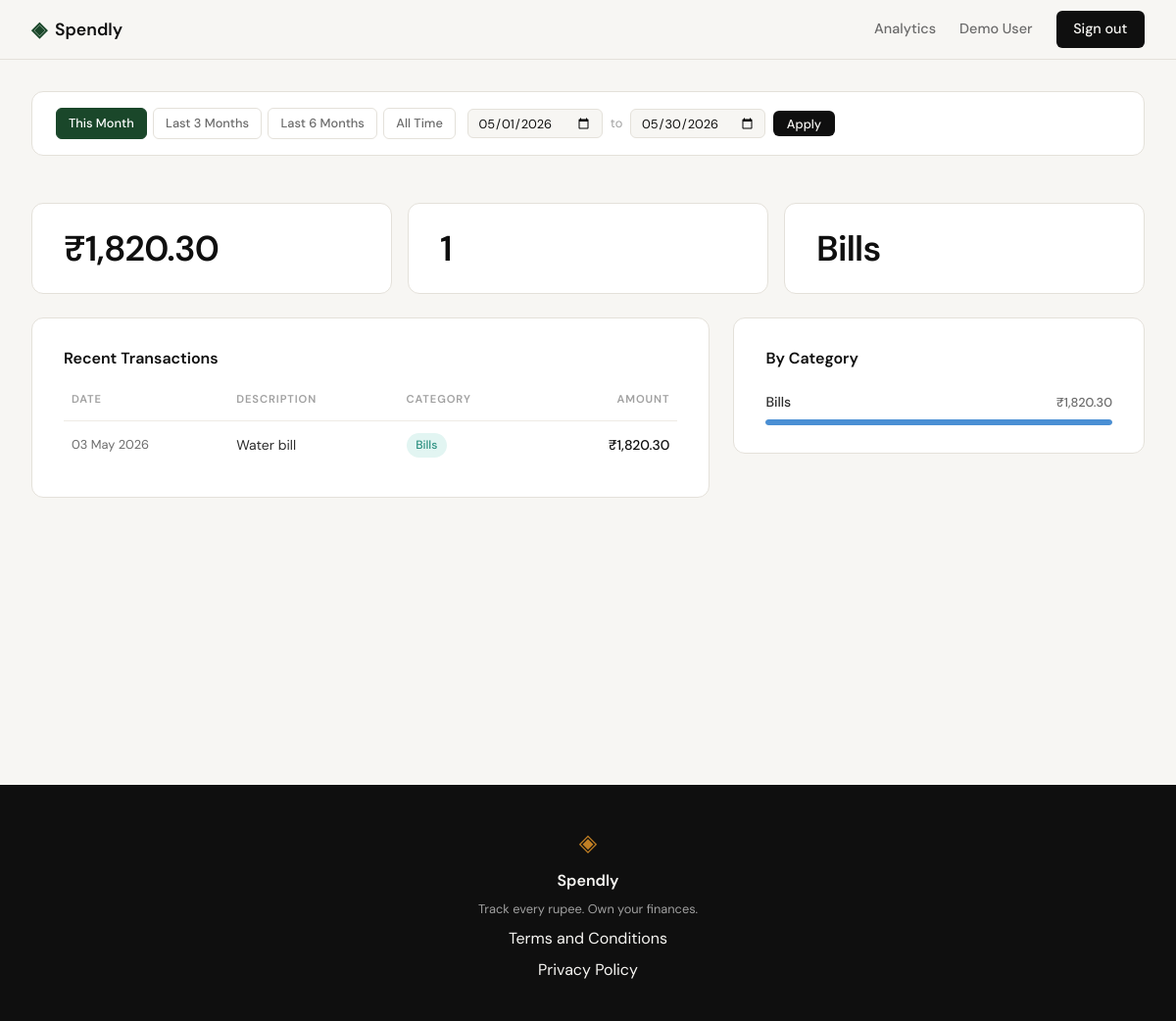
The page /profile?date_from=2026-05-01&date_to=2026-05-30 (signed in) on the database as committed earlier.
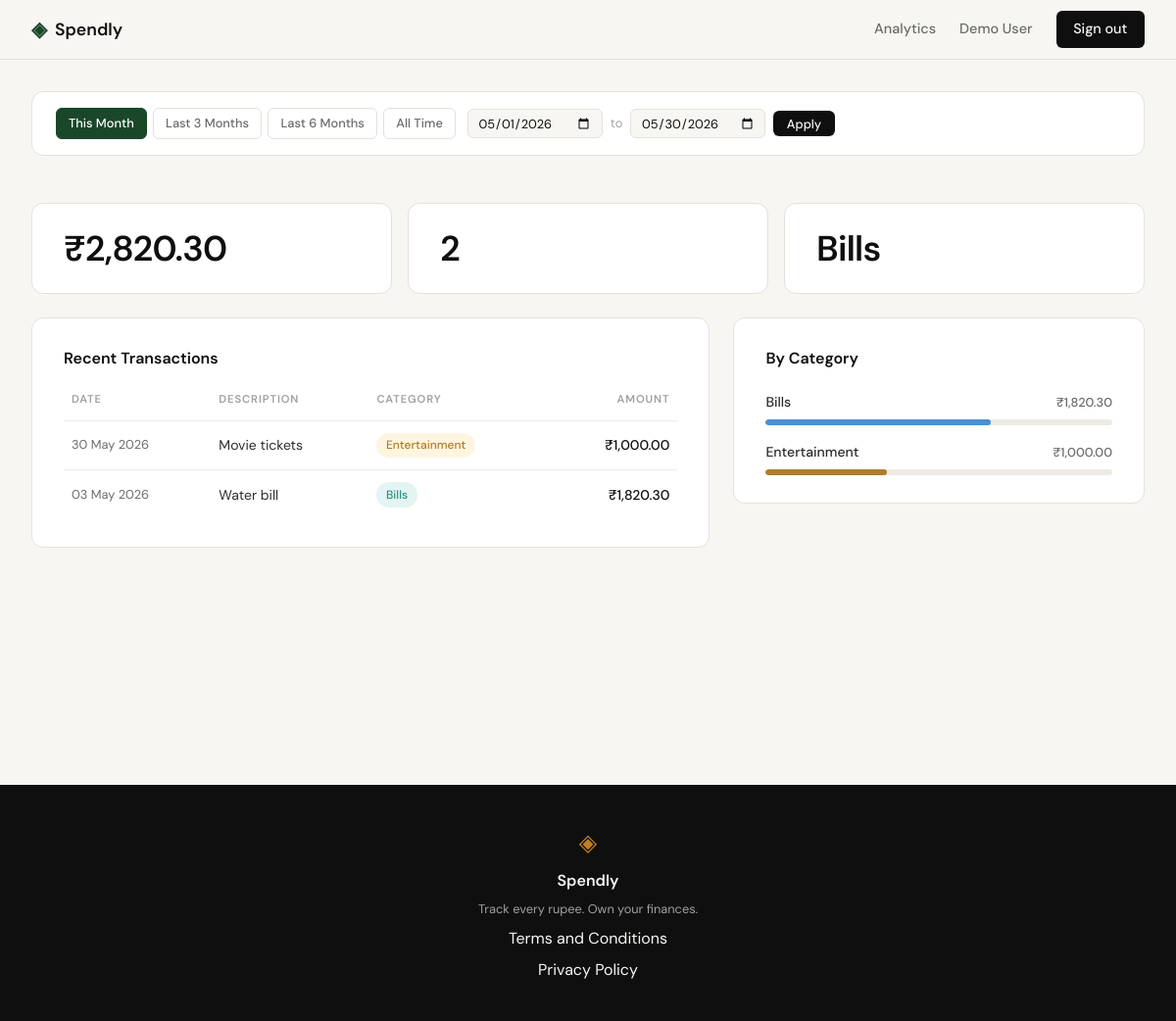
The same page on the database as committed later.
### tables this page shows
CREATE TABLE expenses (
            id          INTEGER PRIMARY KEY AUTOINCREMENT,
            user_id     INTEGER NOT NULL REFERENCES users(id),
            amount      REAL    NOT NULL,
            category    TEXT    NOT NULL,
            date        TEXT    NOT NULL,
            description TEXT,
            created_at  TEXT    DEFAULT (datetime('now'))
        );

### app.py (the view)
@app.route("/profile")
def profile():
    if not session.get("user_id"):
        return redirect(url_for("login"))
    user_id = session["user_id"]
    date_from = _parse_date(request.args.get("date_from", ""))
    date_to   = _parse_date(request.args.get("date_to",   ""))
    if date_from and date_to and date_from > date_to:
        flash("Start date must be before end date.")
        date_from = date_to = None
    df_str = date_from.strftime("%Y-%m-%d") if date_from else None
    dt_str = date_to.strftime("%Y-%m-%d")   if date_to   else None
    today = date.today()
    preset_this_month = {
        "date_from": today.replace(day=1).strftime("%Y-%m-%d"),
        "date_to":   today.strftime("%Y-%m-%d"),
    }
    preset_last_3 = {
        "date_from": _months_ago(today, 3).strftime("%Y-%m-%d"),
        "date_to":   today.strftime("%Y-%m-%d"),
    }
    preset_last_6 = {
        "date_from": _months_ago(today, 6).strftime("%Y-%m-%d"),
        "date_to":   today.strftime("%Y-%m-%d"),
    }
    if df_str is None and dt_str is None:
        active_filter = "all"
    elif df_str == preset_this_month["date_from"] and dt_str == preset_this_month["date_to"]:
        active_filter = "this_month"
    elif df_str == preset_last_3["date_from"] and dt_str == preset_last_3["date_to"]:
        active_filter = "last_3"
    elif df_str == preset_last_6["date_from"] and dt_str == preset_last_6["date_to"]:
        active_filter = "last_6"
    else:
        active_filter = "custom"
    db_user = get_user_by_id(user_id)
    if db_user is None:
        abort(404)
    member_since = datetime.strptime(db_user["created_at"], "%Y-%m-%d %H:%M:%S").strftime("%d %b %Y")
    user = {
        "name": db_user["name"],
        "email": db_user["email"],
        "member_since": member_since,
    }
    transactions = [
        {
            "date":        datetime.strptime(row["date"], "%Y-%m-%d").strftime("%d %b %Y"),
            "description": row["description"] or "",
            "category":    row["category"],
            "amount":      f"₹{row['amount']:,.2f}",
        }
        for row in get_expenses_by_user(user_id, date_from=df_str, date_to=dt_str)
    ]
    raw_stats = get_expense_stats(user_id, date_from=df_str, date_to=dt_str)
    stats = {
        "total_spent":       f"₹{raw_stats['total_spent']:,.2f}",
        "transaction_count": raw_stats["transaction_count"],
        "top_category":      raw_stats["top_category"],
    }
    raw_categories = get_category_breakdown(user_id, date_from=df_str, date_to=dt_str)
    grand_total = sum(row["total"] for row in raw_categories)
    categories = [
        {
            "name":       row["category"],
            "amount":     f"₹{row['total']:,.2f}",
            "percentage": round(row["total"] / grand_total * 100) if grand_total else 0,
        }
        for row in raw_categories
    ]
    return render_template(
        "profile.html",
        user=user,
        stats=stats,
        transactions=transactions,
        categories=categories,
        active_filter=active_filter,
        date_from=df_str or "",
        date_to=dt_str or "",
        preset_this_month=preset_this_month,
        preset_last_3=preset_last_3,
        preset_last_6=preset_last_6,
    )

### app.py (called while the page is built)
def _parse_date(value):
    if not value:
        return None
    try:
        return datetime.strptime(value, "%Y-%m-%d").date()
    except ValueError:
        return None

def _months_ago(today, n):
    m, y = today.month - n, today.year
    if m <= 0:
        m += 12
        y -= 1
    try:
        return date(y, m, today.day)
    except ValueError:
        return date(y, m, 1)

### database/db.py (called while the page is built)
def get_db():
    conn = sqlite3.connect(_DB_PATH)
    conn.row_factory = sqlite3.Row
    conn.execute("PRAGMA foreign_keys = ON")
    return conn

def get_user_by_id(user_id):
    conn = get_db()
    user = conn.execute(
        "SELECT id, name, email, created_at FROM users WHERE id = ?",
        (user_id,),
    ).fetchone()
    conn.close()
    return user

def _date_clause(date_from, date_to):
    if date_from and date_to:
        return " AND date BETWEEN ? AND ?", (date_from, date_to)
    return "", ()

### templates/profile.html (shortened to what the changed rows need)
{% extends "base.html" %}
{% block head %}
<link rel="stylesheet" href="{{ url_for('static', filename='css/profile.css') }}">
{% endblock %}
{% block content %}
<section class="profile-section">
    <div class="profile-inner">
        <div class="profile-stats">
            <div class="profile-stat-card">
                <div class="profile-stat-value">{{ stats.total_spent }}</div>
            </div>
            <div class="profile-stat-card">
                <div class="profile-stat-value">{{ stats.transaction_count }}</div>
            </div>
            <div class="profile-stat-card">
                <div class="profile-stat-value">{{ stats.top_category }}</div>
            </div>
        </div>
        <div class="profile-main-grid">
            <div class="profile-card">
                <h2 class="profile-card-title">Recent Transactions</h2>
                <table class="txn-table">
                    <thead>
                        <tr>
                            <th class="txn-th">Date</th>
                            <th class="txn-th">Description</th>
                            <th class="txn-th">Category</th>
                            <th class="txn-th txn-th-right">Amount</th>
                        </tr>
                    </thead>
                    <tbody>
                        {% if transactions %}
                            {% for txn in transactions %}
                            <tr class="txn-row">
                                <td class="txn-date">{{ txn.date }}</td>
                                <td class="txn-desc">{{ txn.description }}</td>
                                <td class="txn-cat">
                                    <span class="cat-badge cat-{{ txn.category | lower }}">
                                        {{ txn.category }}
                                    </span>
                                </td>
                                <td class="txn-amount">{{ txn.amount }}</td>
                            </tr>
                            {% endfor %}
                        {% else %}
                        <tr class="txn-row">
                            <td colspan="4" class="txn-empty-cell">No transactions found for this period.</td>
                        </tr>
                        {% endif %}
                    </tbody>
                </table>
            </div>
            <div class="profile-card">
                <h2 class="profile-card-title">By Category</h2>
                <div class="category-bars">
                    {% for cat in categories %}
                    <div class="cat-bar-row">
                        <div class="cat-bar-meta">
                            <span class="cat-bar-name">{{ cat.name }}</span>
                            <span class="cat-bar-amount">{{ cat.amount }}</span>
                        </div>
                        <div class="bar-track">
                            <div class="cat-bar-fill cat-bar-{{ cat.name | lower }}"
                                 style="width: {{ cat.percentage }}%"></div>
                        </div>
                    </div>
                    {% endfor %}
                </div>
            </div>
        </div>
    </div>
</section>
{% endblock %}

Rows that differ between the two databases and show on the page:
added expenses: date "30 May 2026", description "Movie tickets", category "Entertainment", amount "₹1,000.00"
Other text that changed with them:
{{ stats.total_spent }}: "₹1,820.30" → "₹2,820.30"
{{ stats.transaction_count }}: "1" → "2"
{{ cat.percentage }}: 100 → 65 (drawn)
new list line: "Entertainment ₹1,000.00"
